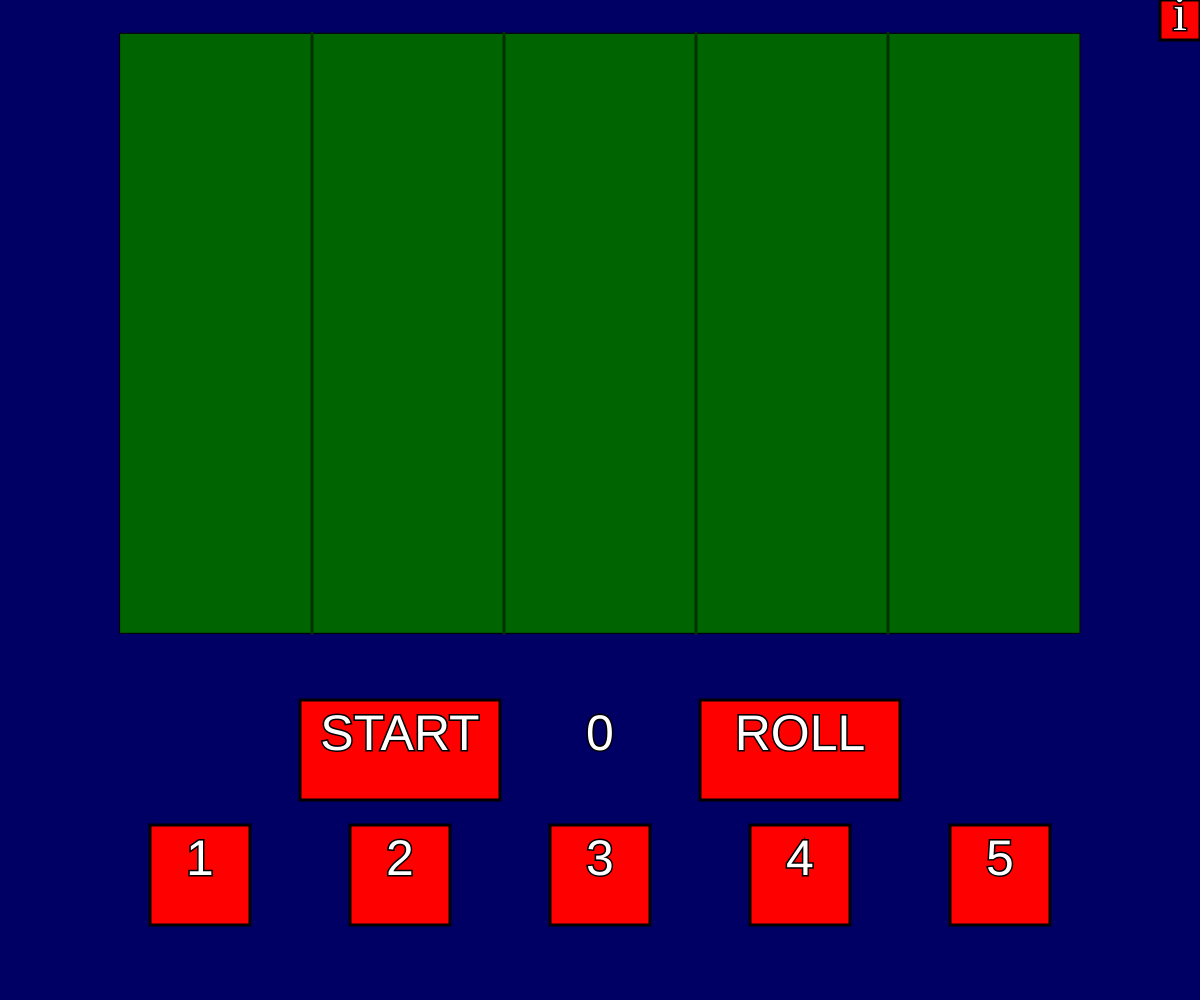
Frame 1 (no input)
Frame 60 (no input): identical to frame 1, image omitted
Frame 120 (the mouse pressed at the canvas centre since frame 60): identical to frame 1, image omitted

The p5.js sketch that drew this single still picture (run headless with seeded random() and noise() and a simulated clock; from frame 60 on, the mouse is pressed at the canvas centre):

// p5.js sketch
// ── sketch.js
// declare variables
var button = [];
var boardX, boardY, boardW, boardH;
var boardL, boardR, boardT, boardB;
var turn = 0;
var rolledDice = [];
var s;
var r;
var startBool = false;
var infoWindow = false;
var opac = 0;

//define variables and set up canvas
function setup() {
	createCanvas(windowWidth, windowHeight);
	rectMode(CENTER);
	textAlign(CENTER);
	textFont("Arial");
	s = new Start();
	r = new Roll();

	for (var i = 0; i < 5; i++) {
		button[i] = new Button();
		button[i].t = i + 1;
		button[i].x = ((i + 1) / 6)*windowWidth;
	}

	for (var i = 0; i < 5; i++) {
		rolledDice[i] = new DiceDraw();
		rolledDice[i].x = ((i + 1) / 6)*windowWidth;
	}
	frameRate(255);
}
// draw the board, background, etc
function draw() {
	createCanvas(windowWidth, windowHeight);
	textFont("Arial");
	
	background(0,0,100);
	
	board();

	stroke(0);
	s.draw();
	for (var i = 0; i < 5; i++) {
		button[i].draw();
	}
	//draws dice rolling if startBool (which is what I used as an on/off switch for the Start button is true)
	if (startBool) {
		for (var i = 0; i < 5; i++) {
			rolledDice[i].x = ((i + 1) / 6)*windowWidth;
			rolledDice[i].roll();
			rolledDice[i].draw();
		}
	//leaves the dice there, also should roll with Roll.press()?
	}
	for (var i = 0; i < 5; i++) {
		rolledDice[i].x = ((i + 1) / 6)*windowWidth;
	}
	r.draw();

	//draws 5 numbered buttons
	for (var i = 0; i < 5; i++) {
		button[i].x = ((i + 1) / 6)*windowWidth;
		// 	rolledDice[i].roll();
		// }
		rolledDice[i].draw();
	}
	
	if (turn<4) {
		text(turn, windowWidth/2, windowHeight*3/4);
	} else {
		text("3", windowWidth/2, windowHeight*3/4);
	}

	info();
}
//drawing the board
function board() {
	boardX = windowWidth/2;
	boardY = windowHeight/3;
	boardW = windowWidth*4/5;
	boardH = windowHeight*3/5;
	boardL = boardX - boardW/2;
	boardR = boardX + boardW/2;
	boardT = boardY - boardH/2;
	boardB = boardY + boardH/2;
	fill(0,100,0);
	rect(boardX, boardY, boardW, boardH);
	stroke(0, 50, 0);
	strokeWeight(3);
	for (var i = 1; i < 5; i++) {
		line(boardX - boardW/2 + boardW * i/5, boardT, boardX - boardW/2 + boardW * i/5, boardB);
	}
}
//5 of these, supposed to be dice selectors
function Button() {
	this.on = false;
	this.c = color(255, 0, 0);
	this.draw = function() {
		this.x;
		this.y = windowHeight - windowHeight / 8;
		this.w;
		this.h;
		this.ts;
		
		if (windowHeight > windowWidth) {
			this.w = windowWidth/10;
			this.ts = windowWidth/20;
			this.h = this.w;
		} else {
			this.w = windowHeight/10;
			this.ts = windowHeight/20;
			this.h = this.w;
		}
		this.t;
		fill(this.c);
		rect(this.x, this.y, this.w, this.h)
		fill(255);
		textAlign(CENTER);
		textSize(this.ts);
		text(this.t, this.x, this.y);
	}
	this.press = function() {
		if(mouseX < this.x + this.w/2 && mouseX > this.x - this.w/2 && mouseY > this.y - this.h/2 && mouseY < this.y + this.h/2 && this.on == false) {
			this.c = color(100, 0, 0);
			this.on = true;
		} else if(mouseX < this.x + this.w/2 && mouseX > this.x - this.w/2 && mouseY > this.y - this.h/2 && mouseY < this.y + this.h/2 && this.on == true) {
			this.c = color(255, 0, 0);
			this.on = false;
		}

	}
	this.release = function() {
		if(mouseX < this.x + this.w/2 && mouseX > this.x - this.w/2 && mouseY > this.y - this.h/2 && mouseY < this.y + this.h/2 || this.on == true) {
			this.c = color(255, 0, 0);
			this.on = false;
		}
	}
}

function Start() {
	this.x = windowWidth/3;
	this.y = windowHeight * 3/4;
	this.c = color(255, 0, 0);
	if (windowHeight > windowWidth) {
		this.w = windowWidth/5;
		this.ts = windowWidth/20;
		this.h = windowHeight/10;
	} else {
		this.w = windowHeight/5;
		this.ts = windowHeight/20;
		this.h = windowHeight/10;
	}
	this.press = function() {
		if(mouseX < this.x + this.w/2 && mouseX > this.x - this.w/2 && mouseY > this.y - this.h/2 && mouseY < this.y + this.h/2) {
			this.c = color(100, 0, 0);
			for (var i = 0; i < 5; i++) {
				button[i].on = false;
				button[i].c = color(255, 0, 0);
				rolledDice[i].x = ((i + 1) / 6)*windowWidth;
				rolledDice[i].draw();
				startBool = true;
			}
			turn = 1;
		}
	}
	if(mouseX < this.x + this.w/2 && mouseX > this.x - this.w/2 && mouseY > this.y - this.h/2 && mouseY < this.y + this.h/2) {
		cursor(HAND);
	} else {
		cursor(ARROW);
	}
	this.t = "START";
	this.draw = function() {
		this.x = windowWidth/3;
		this.y = windowHeight * 3/4;
		if (windowHeight > windowWidth) {
			this.w = windowWidth/5;
			this.ts = windowWidth/20;
			this.h = windowHeight/10;
		} else {
			this.w = windowHeight/5;
			this.ts = windowHeight/20;
			this.h = windowHeight/10;
		}
		fill(this.c);
		rect(this.x, this.y, this.w, this.h)
		fill(255);
		textAlign(CENTER);
		textSize(this.ts);
		text(this.t, this.x, this.y);
		if(mouseX < this.x + this.w/2 && mouseX > this.x - this.w/2 && mouseY > this.y - this.h/2 && mouseY < this.y + this.h/2) {
			cursor(HAND);
		} else {
			cursor(ARROW);
		}
	}
}

function Roll() {
	this.x = windowWidth* 2/3;
	this.y = windowHeight * 3/4;
	this.c = color(255, 0, 0);
	this.p;
	if (windowHeight > windowWidth) {
		this.w = windowWidth/5;
		this.ts = windowWidth/20;
		this.h = windowHeight/10;
	} else {
		this.w = windowHeight/5;
		this.ts = windowHeight/20;
		this.h = windowHeight/10;
	}
	this.t = "ROLL";
	this.press = function() {
		if (mouseX < this.x + this.w/2 && mouseX > this.x - this.w/2 && mouseY > this.y - this.h/2 && mouseY < this.y + this.h/2) {

			this.p = true
			this.c = color(100, 0, 0);
			if (turn < 3) {
				for (var i = 0; i < 5; i++) {
					if (button[i].on == true) {
						rolledDice[i].x = ((i + 1) / 6)*windowWidth;
						rolledDice[i].roll();
						button[i].c = color(255, 0, 0);
					}
				}
			}
			if (turn < 4) {
				turn++;
			}

			
		}
	}
	this.release = function() {
		if ((mouseX < this.x + this.w/2 && mouseX > this.x - this.w/2 && mouseY > this.y - this.h/2 && mouseY < this.y + this.h/2)||this.p == true) {
			if (turn <= 4) {
				for (var i = 0; i < 5; i++) {
					button[i].on = false;
					button[i].c = color(255, 0, 0);
				}
			}
			this.p = false;
		}
	}
	this.draw = function() {
		this.x = windowWidth* 2/3;
		this.y = windowHeight * 3/4;
		if (windowHeight > windowWidth) {
			this.w = windowWidth/5;
			this.ts = windowWidth/20;
			this.h = windowHeight/10;
		} else {
			this.w = windowHeight/5;
			this.ts = windowHeight/20;
			this.h = windowHeight/10;
		}
		fill(this.c);
		rect(this.x, this.y, this.w, this.h)
		fill(255);
		textAlign(CENTER);
		textSize(this.ts);
		text(this.t, this.x, this.y);
	}
}
//rolledDice
function DiceDraw() {
	this.x;
	this.y = boardY;

	this.dice = function() {
		this.w;
		this.h;
		if (windowHeight > windowWidth) {
				this.w = windowWidth/10;
				this.h = this.w;
			} else {
				this.w = windowHeight/10;
				this.h = this.w;
			}
		fill(255,0,0);
		rect(this.x, this.y, this.w, this.h, this.w/10);
		fill(255);
	}

	this.die1 = function() {
		this.y = boardY;
		this.dice();
		ellipse(this.x, this.y, this.w/5, this.h/5);
	}

	this.die2 = function() {
		// this.x;
		this.y = boardY;
		this.dice();
		ellipse(this.x + this.w/4, this.y + this.h/4, this.w/5, this.h/5);
		ellipse(this.x - this.w/4, this.y - this.h/4, this.w/5, this.h/5);
	}

	this.die3 = function() {
		// this.x;
		this.y = boardY;
		this.dice();
		ellipse(this.x, this.y, this.w/5, this.h/5);
		ellipse(this.x + this.w/4, this.y + this.h/4, this.w/5, this.h/5);
		ellipse(this.x - this.w/4, this.y - this.h/4, this.w/5, this.h/5);
	}

	this.die4 = function() {
		// this.x;
		this.y = boardY;
		this.dice();
		ellipse(this.x + this.w/4, this.y + this.h/4, this.w/5, this.h/5);
		ellipse(this.x - this.w/4, this.y - this.h/4, this.w/5, this.h/5);
		ellipse(this.x + this.w/4, this.y - this.h/4, this.w/5, this.h/5);
		ellipse(this.x - this.w/4, this.y + this.h/4, this.w/5, this.h/5);
	}

	this.die5 = function() {
		// this.x;
		this.y = boardY;
		this.dice();
		ellipse(this.x + this.w/4, this.y + this.h/4, this.w/5, this.h/5);
		ellipse(this.x - this.w/4, this.y - this.h/4, this.w/5, this.h/5);
		ellipse(this.x + this.w/4, this.y - this.h/4, this.w/5, this.h/5);
		ellipse(this.x - this.w/4, this.y + this.h/4, this.w/5, this.h/5);
		ellipse(this.x, this.y, this.w/5, this.h/5);
	}

	this.die6 = function() {
		// this.x;
		this.y = boardY;
		this.dice();
		ellipse(this.x + this.w/4, this.y + this.h/4, this.w/5, this.h/5);
		ellipse(this.x - this.w/4, this.y - this.h/4, this.w/5, this.h/5);
		ellipse(this.x + this.w/4, this.y - this.h/4, this.w/5, this.h/5);
		ellipse(this.x - this.w/4, this.y + this.h/4, this.w/5, this.h/5);
		ellipse(this.x + this.w/4, this.y, this.w/5, this.h/5);
		ellipse(this.x - this.w/4, this.y, this.w/5, this.h/5);
	}

	this.roll = function() {
		this.rand = parseInt(random(1,7));
	}
	
	this.draw = function() {
		if (this.rand == 1) {
			this.die1();
		} else if (this.rand == 2) {
			this.die2();
		} else if (this.rand == 3) {
			this.die3();
		} else if (this.rand == 4) {
			this.die4();
		} else if (this.rand == 5) {
			this.die5();
		} else if (this.rand == 6) {
			this.die6();
		}
	}
}

function mousePressed() {
	s.press();
	if (turn > 0 && turn < 3) {
		for (var i = 0; i < 5; i++) {
			button[i].press();
		}
	}

	r.press();
}

function mouseReleased() {
	startBool = false;
	r.release();
	s.c = color(255, 0, 0);
	r.c = color(255, 0, 0);	
}

function info() {
	this.c = color(255, 0, 0);
	this.x = windowWidth - windowWidth/60;
	this.y = 0 + windowWidth/60;
	this.w = windowWidth/30;
	this.h = this.w;
	if (mouseX < windowWidth && mouseX > windowWidth - this.w && mouseY > 0 && mouseY < 0 + this.h) {
		this.c = color(100, 0, 0);
		if (opac < 17) {
			opac++;
		}
	} else {
		if (opac > 0) {
			opac--;
		}
	}
	if (opac > 0) {
		infoWindow = true;
	} else {
		infoWindow = false;
	}
	fill(this.c);
	rect(this.x, this.y, this.w, this.h);
	textFont("Times New Roman");
	textAlign(CENTER);
	fill(255);
	text("i", this.x, this.y + windowHeight/100);
	if (infoWindow) {
		textFont("Arial");
		fill(0, sq(opac));
		strokeWeight(0);
		rect(boardX, boardY, boardW, boardH);
		fill(255, sq(opac));
		text("Yahtzee!\nThe game where you aim to get\nall 5 dice the same face up!\nYou get 3 rolls, including the first\nPress Start for the first roll\nFor the second and third rolls\nclick the button under the die\nand then press Roll\nYou win if you get 5 of a kind", boardX, boardT+windowHeight/20);
	}
}
